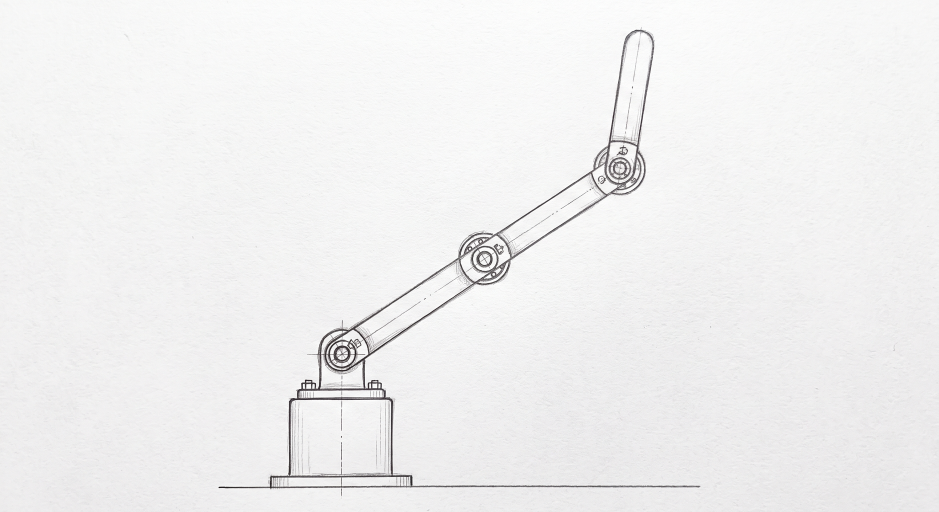
#> input picture data/test/A1/sketch/A1_ref.jpeg, 2816 x 1536 px, given in place of sysflow_slide.png, which was not available (shown at 1/3 size)
$ python make_yobi_shiryo_figures.py ../data/test/A1/sketch/A1_ref.jpeg
#> lines starting #> are read from the running program, lines starting #| are printed output that depends on the picture
#!/usr/bin/env python3
"""新方針の予備審査資料（docs/研究応用/執筆/予備審査論文/新方針_予備審査資料.md）の図のうち、切り出しが要るものを作る（2026-11-20）。

方針（ユーザー 11-20「スライドをそのまま使いすぎ。スライドに使った図形などを対応させてほしいだけで、図とパワポで入れた文字まで
一緒に入れてほしいわけではない。文字だけのスライドは入れないほうがいいし、スライドの図を使ってほしいだけでスライドのスクショを
はってほしいわけではない」）: 資料の図は、スライドに貼った画像ファイルそのもの（使えそうな画像データ/ の元のファイル）を使う。
スライドの題・リード文・注記（スライドに打った文字）は入れない。文字だけのスライドには図を置かない。

元のファイルをそのまま使えないのは次の 2 種類で、これが作る:
  1. スライド 12（③ 適性判定）は全体図 sysflow_slide.png をスライド上で切り抜いて貼っている。同じ範囲（左 59.68 %・右 19.41 % を
     落とす。スライドの画像の cropProperties を 11-20 に読んだ値）で切る → sysflow_stage3.png
     ⚠️ 2026-11-27: 資料の図 4（③）はデッキの 12 枚目に合わせて横長の flow_wide_stage3.png（make_flow_detail_figs.py）に替えたので、
     sysflow_stage3.png は資料から使われていない（図 2 も flow_wide_stages1-2.png に替えた。ユーザー「スライド変えたから次の図も…」）
  2. スライド 13（④ 三層の診断）とスライド 15（評価項目）の図は、画像ではなく図形で組んである。スライドの画像（2000×1125 px）から
     図の段だけ（リード文の下端から、下の注記またはページ番号の上端まで。位置はスライドの図形の座標〔EMU〕から求めた）を切り出す
     → diagnosis_layers.png・eval_items.png
     スライドの画像は Google スライドのコネクタ（read_slide_page_thumbnail、WIDTH2000_PX）で Claude が取り出し、s13.png・s15.png
     の名前で置く（シェルからは取り出せない）。スライドを直したら、取り出し直してからこれを回し、資料の PDF を作り直す。

使い方:
    python3 scripts/make_yobi_shiryo_figures.py <s13.png と s15.png のディレクトリ>
    → docs/研究応用/執筆/使えそうな画像データ/予備審査資料/{sysflow_stage3,diagnosis_layers,eval_items}.png
"""
import sys
from pathlib import Path

from PIL import Image, ImageChops

ROOT = Path(__file__).resolve().parent.parent
IMG = ROOT / 'docs' / '研究応用' / '執筆' / '使えそうな画像データ'
OUT = IMG / '予備審査資料'
SLIDE_H_EMU = 5143500          # 16:9（幅 9144000 EMU）
PAD = 20

# スライド 12 の画像の cropProperties（11-20 に read_presentation で読んだ値）
STAGE3_CROP = dict(left=0.5968383, right=0.19405292)
# 図形で組んだ図の縦の範囲（EMU）
DIAGRAMS = {
    # g409ccd5bbe6_0_78（リード文）の下端 〜 yb_f11_note（下の注記）の上端
    's13.png': ('diagnosis_layers.png', 748025 + 0.1666 * 3000000, 4450000),
    # yb_req_c（リード文）の下端 〜 ページ番号の上
    's15.png': ('eval_items.png', 777240 + 0.1524 * 3000000, 4890000),
}


def trim(im: Image.Image) -> Image.Image:
    diff = ImageChops.difference(im, Image.new('RGB', im.size, 'white'))
    box = ImageChops.add(diff, diff, 2.0, -20).getbbox()
    if not box:
        return im
    l, t, r, b = box
    return im.crop((max(0, l - PAD), max(0, t - PAD), min(im.width, r + PAD), min(im.height, b + PAD)))


def main():
    if len(sys.argv) != 2:
        sys.exit(__doc__)
    src = Path(sys.argv[1])
    OUT.mkdir(parents=True, exist_ok=True)
    flow = Image.open(IMG / 'スライド用' / 'sysflow_slide.png').convert('RGB')
#> flow is the input picture: PIL image 2816x1536 RGB; mean R, G, B 240.3, 240, 240.1
    w, h = flow.size
#> w = 2816; h = 1536
    st3 = flow.crop((round(w * STAGE3_CROP['left']), 0, round(w * (1 - STAGE3_CROP['right'])), h))
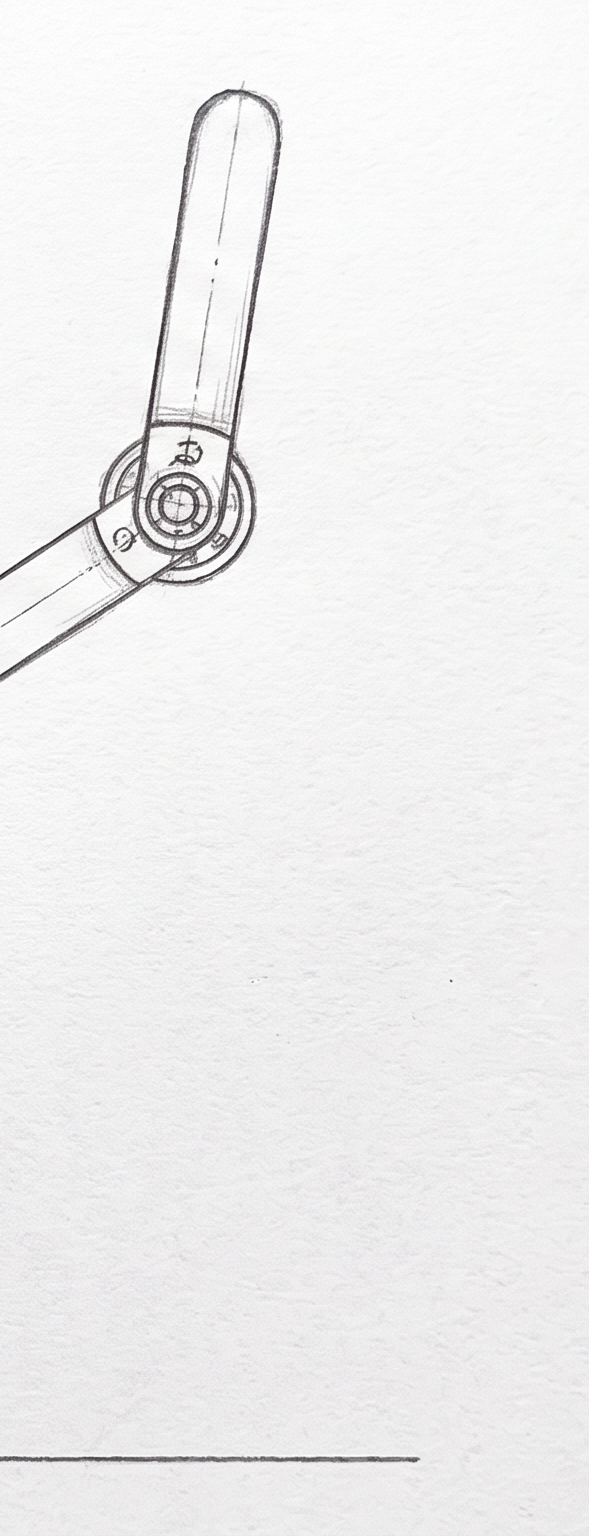
#> st3: PIL image 589x1536 RGB; mean R, G, B 239.2, 238.8, 239.1
    st3.save(OUT / 'sysflow_stage3.png', optimize=True)
    print(f'sysflow_slide.png → sysflow_stage3.png  {st3.width}×{st3.height}')
#| sysflow_slide.png → sysflow_stage3.png  589×1536
    for name, (dst, top, bottom) in DIAGRAMS.items():
        im = Image.open(src / name).convert('RGB')
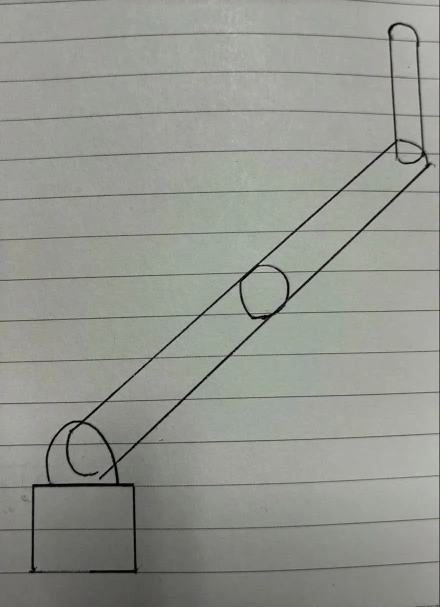
#> input picture data/test/A1/sketch/A1_hand.webp, 880 x 1214 px, given in place of s13.png, which was not available (shown at 1/2 size)
#> im is the input picture: PIL image 880x1214 RGB; mean R, G, B 147.8, 150.3, 143.1
        k = im.height / SLIDE_H_EMU
#> k = 0.000236
        im = trim(im.crop((0, round(top * k), im.width, round(bottom * k))))
#> in trim, `diff = ImageChops.difference(im, Image.new('RGB', im.size, 'white'))`:
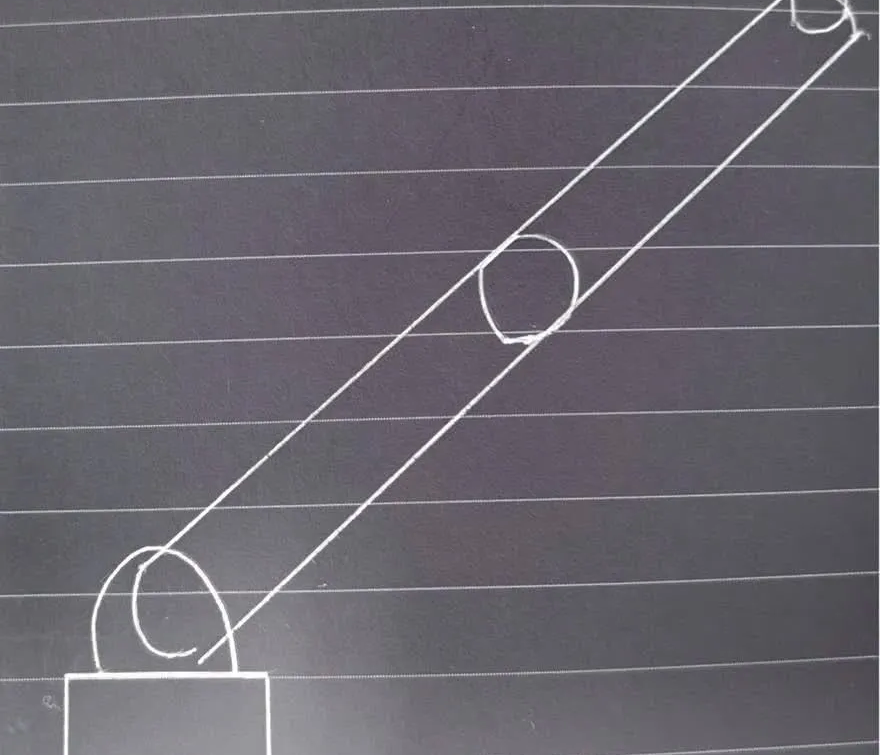
#> diff: PIL image 880x755 RGB; mean R, G, B 104.4, 101.1, 109.3
#> in trim, `diff = ImageChops.difference(im, Image.new('RGB', im.size, 'white'))`:
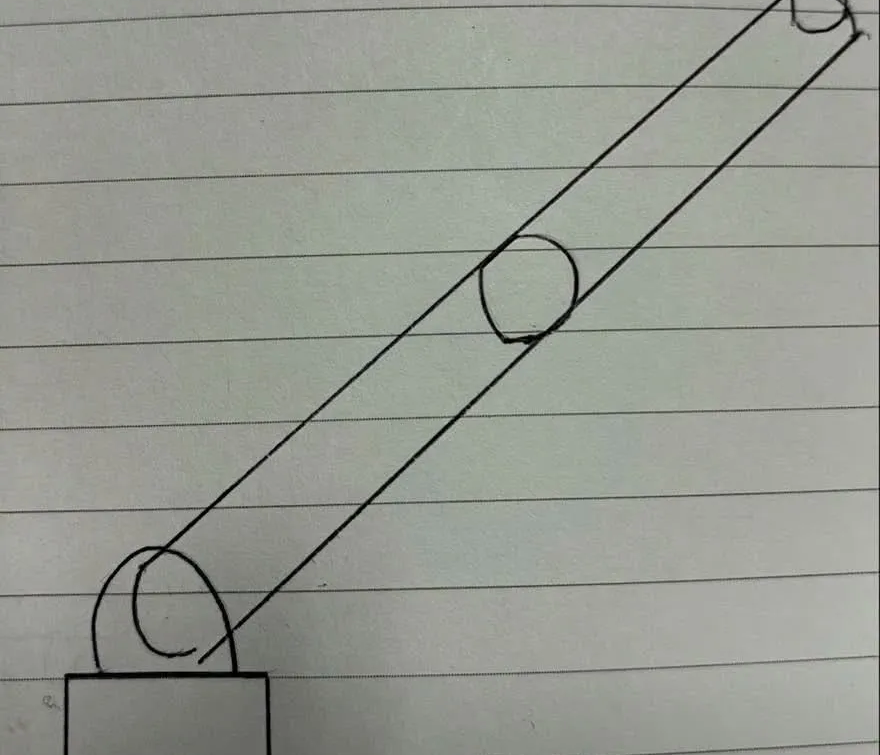
#> im: PIL image 880x755 RGB; mean R, G, B 150.6, 153.9, 145.7
#> in trim, `box = ImageChops.add(diff, diff, 2.0, -20).getbbox()`: box = (0, 0, 880, 755)
#> in trim, `l, t, r, b = box`: l = 0; r = 880; b = 755
        im.save(OUT / dst, optimize=True)
        print(f'{name} → {dst}  {im.width}×{im.height}')
#| s13.png → diagnosis_layers.png  880×755


if __name__ == '__main__':
    main()
